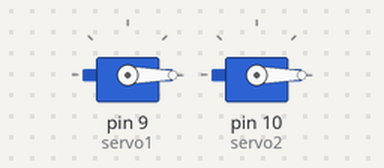
The sketch below on a simulated Arduino Uno, built with avr-gcc and run on an emulated ATmega328P. Parts: 2 × servo.

Above: at 0.1 s.
At 20.1 s:
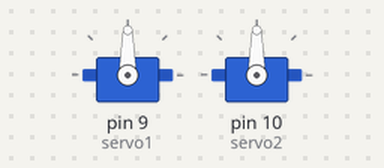
Timing chart, 0 to 21.6 s (numbered marks = the images above):
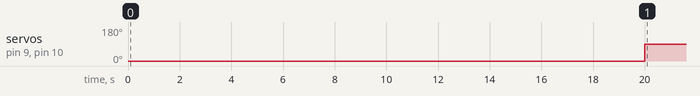

Measured:
- by itself, servo on pin 9 (servo1), servo on pin 10 (servo2): 0° → 90° at 20.0 s

The sketch:

riversweep.ino
```cpp
#include <Servo.h>

Servo servo1;
Servo servo2;

int initialPosition = 0;
int liftPosition = 90;

void setup() {
  servo1.attach(9);
  servo2.attach(10);


  servo1.write(initialPosition);
  servo2.write(initialPosition);


  delay(20000);


  servo1.write(liftPosition);
  servo2.write(liftPosition);
}

void loop() {

}
```
